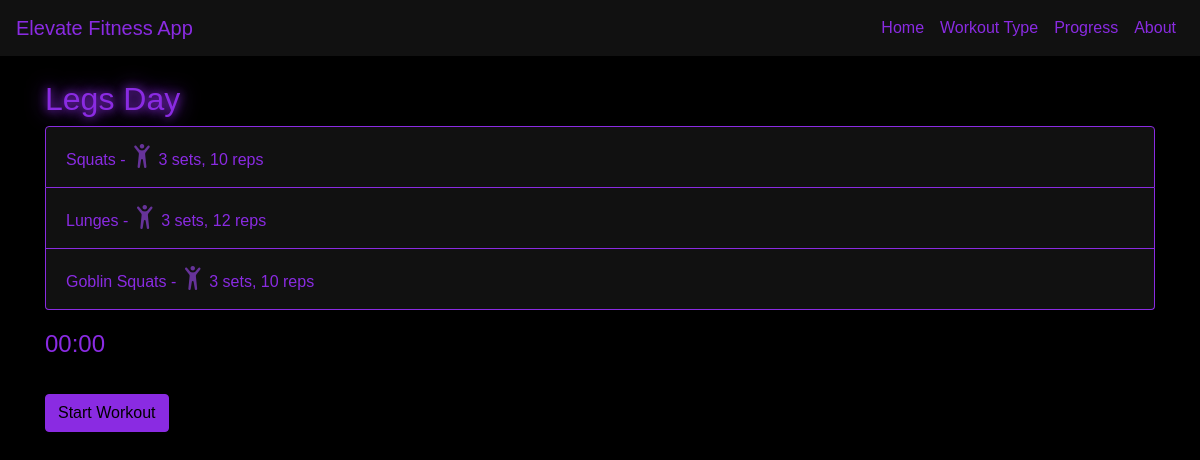
Page /workouts/legs on the committed database.
### tables this page shows
CREATE TABLE exercises (
    id INTEGER PRIMARY KEY AUTOINCREMENT,
    type TEXT NOT NULL,
    name TEXT NOT NULL,
    sets INTEGER,
    reps INTEGER,
    miles INTEGER
);

### app.py (the view)
@app.route('/workouts/<workout_type>')
def workout_details(workout_type):
    conn = get_db()
    cursor = conn.execute("SELECT name, sets, reps, miles FROM exercises WHERE type = ?", (workout_type,))
    exercises = cursor.fetchall()
    conn.close()
    return render_template('workout_details.html', workout_name=f"{workout_type.title()} Day", exercises=exercises)

### app.py (called while the page is built)
def get_db():
    conn = sqlite3.connect(DB_PATH)
    conn.row_factory = sqlite3.Row
    return conn

### templates/workout_details.html (shortened to what this page needs)
{% extends 'base.html' %}
{% block content %}
    <h2>{{ workout_name }}</h2>
    <ul class="list-group">
        {% for exercise in exercises %}
            <li class="list-group-item">
                {{ exercise.name }} -
                {% if exercise.sets and exercise.reps %}
                    <i class="bi bi-person-arms-up" style="font-size: 1.5rem; color: rebeccapurple"></i> {{ exercise.sets }} sets, {{ exercise.reps }} reps
                {% elif exercise.miles is not none %}
                    <i class="bi bi-person-walking" style="font-size: 1.5rem; color: rebeccapurple"></i> {{ exercise.miles }} miles
                {% else %}
                    Details not available
                {% endif %}
            </li>
        {% endfor %}
    </ul>
    <div class="mt-3">
        <p id="timer" style="font-size: 1.5rem;">00:00</p>
        <button id="start-stop-btn" class="btn btn-primary mt-3" onclick="toggleTimer()">Start Workout</button>
    </div>
{% endblock %}

### static/css/style.css (style rules this page uses)
body { background-color: #000000; color: #8a2be2; font-family: 'Orbitron', sans-serif; }
h1, h2, h3, h4 { text-shadow: 0 0 10px #8a2be2, 0 0 20px #8a2be2; }
.btn-primary, .btn-success { background-color: #8a2be2; border-color: #8a2be2; color: #000000; }
.list-group-item { background-color: #111; color: #8a2be2; border: 1px solid #8a2be2; }

### rows in the picture
exercises: name "Squats", sets "3", reps "10"
exercises: name "Lunges", sets "3", reps "12"
exercises: name "Goblin Squats", sets "3", reps "10"

### other values in the picture
{{ workout_name }} "Legs Day"
